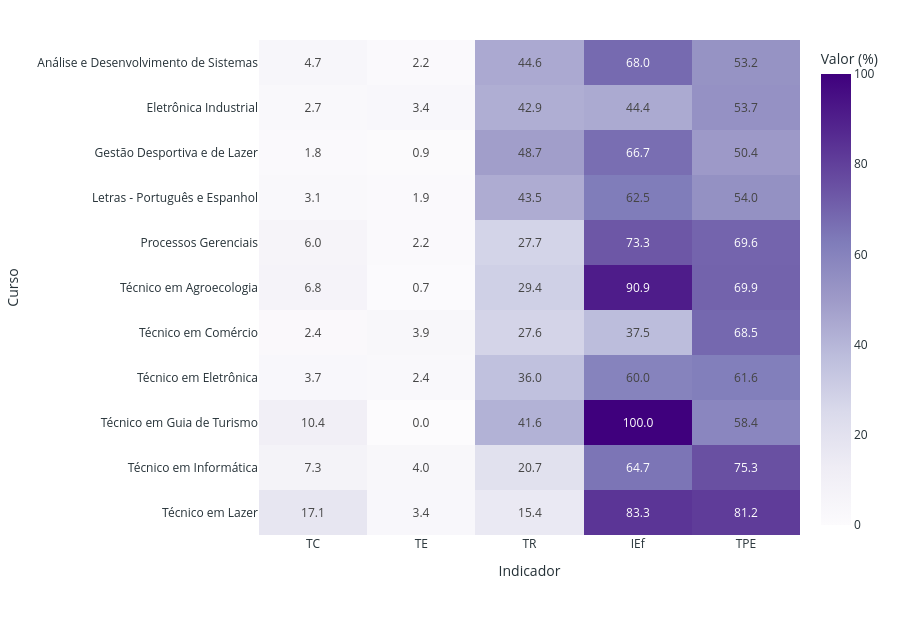

Notebook cell for this chart:
### Markdown cell above
#### Gráfico 14 — Heatmap dos indicadores por curso no último ano

### Code cell
indicadores = ['TC', 'TE', 'TR', 'IEf', 'TPE']
base_ultimo = ind_ano_curso[ind_ano_curso['Ano'] == ultimo_ano].copy()
heat_ind = base_ultimo.set_index('Nome de Curso')[indicadores].sort_index()
fig_g14 = px.imshow(
    heat_ind, text_auto='.1f', aspect='auto', color_continuous_scale='Purples',
    labels=dict(x='Indicador', y='Curso', color='Valor (%)'),
)
aplicar_layout_light(fig_g14, altura=620)
fig_g14.show()

### Figure 1 — Plotly figure (JSON) as saved in the notebook; plotly's stock layout.template omitted (floating-point values rounded to 4 significant figures)
{"data": [{"coloraxis": "coloraxis", "hovertemplate": "Indicador: %{x}<br>Curso: %{y}<br>Valor (%): %{z}<extra></extra>", "name": "0", "texttemplate": "%{z:.1f}", "type": "heatmap", "x": ["TC", "TE", "TR", "IEf", "TPE"], "xaxis": "x", "y": ["Análise e Desenvolvimento de Sistemas", "Eletrônica Industrial", "Gestão Desportiva e de Lazer", "Letras - Português e Espanhol", "Processos Gerenciais", "Técnico em Agroecologia", "Técnico em Comércio", "Técnico em Eletrônica", "Técnico em Guia de Turismo", "Técnico em Informática", "Técnico em Lazer"], "yaxis": "y", "z": [[4.74, 2.23, 44.57, 68.0, 53.2], [2.72, 3.4, 42.86, 44.44, 53.74], [1.77, 0.88, 48.67, 66.67, 50.44], [3.11, 1.86, 43.48, 62.5, 54.04], [5.98, 2.17, 27.72, 73.33, 69.57], [6.85, 0.68, 29.45, 90.91, 69.86], [2.36, 3.94, 27.56, 37.5, 68.5], [3.66, 2.44, 35.98, 60.0, 61.59], [10.39, 0.0, 41.56, 100.0, 58.44], [7.33, 4.0, 20.67, 64.71, 75.33], [17.09, 3.42, 15.38, 83.33, 81.2]]}], "layout": {"coloraxis": {"colorbar": {"title": {"text": "Valor (%)"}}, "colorscale": [[0, "rgb(252,251,253)"], [0.125, "rgb(239,237,245)"], [0.25, "rgb(218,218,235)"], [0.375, "rgb(188,189,220)"], [0.5, "rgb(158,154,200)"], [0.625, "rgb(128,125,186)"], [0.75, "rgb(106,81,163)"], [0.875, "rgb(84,39,143)"], [1, "rgb(63,0,125)"]]}, "font": {"color": "#263238"}, "height": 620, "legend": {"orientation": "h", "title": {"text": ""}, "x": 0.5, "xanchor": "center", "y": -0.2, "yanchor": "top"}, "margin": {"b": 85, "l": 20, "r": 20, "t": 40}, "paper_bgcolor": "white", "plot_bgcolor": "white", "title": {"text": ""}, "xaxis": {"anchor": "y", "domain": [0, 1], "gridcolor": "#ECEFF1", "showgrid": true, "title": {"text": "Indicador"}, "zeroline": false}, "yaxis": {"anchor": "x", "autorange": "reversed", "domain": [0, 1], "gridcolor": "#ECEFF1", "showgrid": true, "title": {"text": "Curso"}, "zeroline": false}}}
